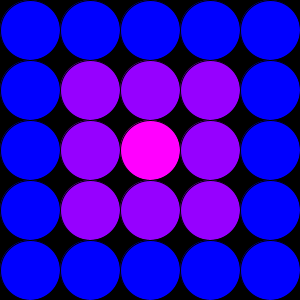
Frame 1 (no input)
Frame 60 (the mouse pressed at the canvas centre just before this capture): identical to frame 1, image omitted
Frame 120 (the mouse held since frame 60 and released just before this capture): identical to frame 1, image omitted

The Processing sketch that drew this single still picture (run headless with seeded random() and noise(); from frame 60 on, the mouse is pressed at the canvas centre):

// Processing sketch: ex06_01_08
// ── ex06_01_08.pde
// 2차원 색상 배열을 사용한 원의 색상 변화

int[][] c = {
  {0,   0,   0,   0,  0}, 
  {0, 150, 150, 150, 0}, 
  {0, 150, 255, 150, 0}, 
  {0, 150, 150, 150, 0}, 
  {0,   0,   0,   0,  0}
};

void setup() {
  size(300, 300);
}

void draw() {
  background(0);
  for (int y = 0; y < 5; y++) {
    for (int x = 0; x < 5; x++) {
      fill(c[y][x], 0, 255);
      ellipseMode(CORNER);
      ellipse(x * 60, y * 60, 60, 60);
    }
  }
}
